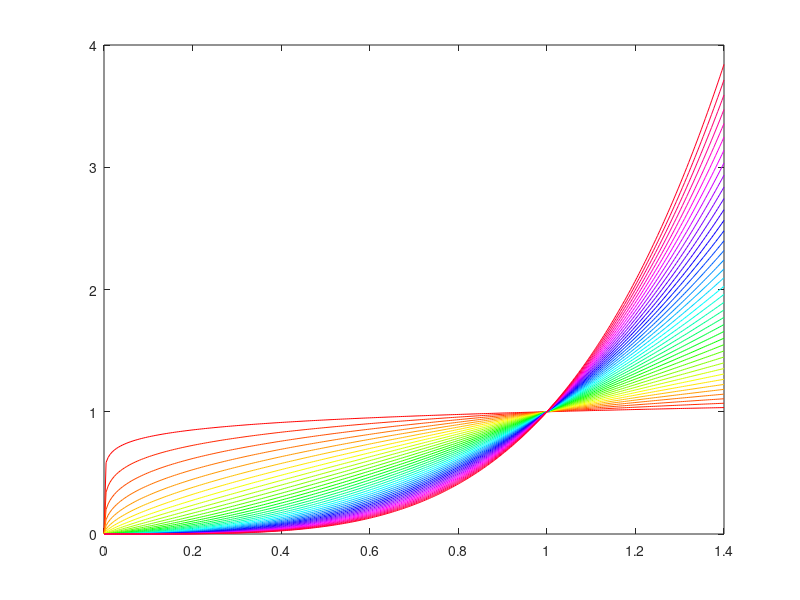

Write the MATLAB code that produced this figure.
%
% @Author: S.Reza Mousavi
% @Date:   2021-12-23 18:32:56
% @Last Modified by:   S.Reza Mousavi
% @Last Modified time: 2021-12-31 23:21:09
%

clc;
clear;
close all;

x = linspace(0, 1.4, 300);
A = 0.1 : 0.1 : 4;
color = hsv(numel(A));

i = 0;
figure;
for a = A
    i = i + 1;
    y = x .^ a;
    plot(x, y, "color", color(i, :));
    hold on;
end

input("Please Enter a key...");
